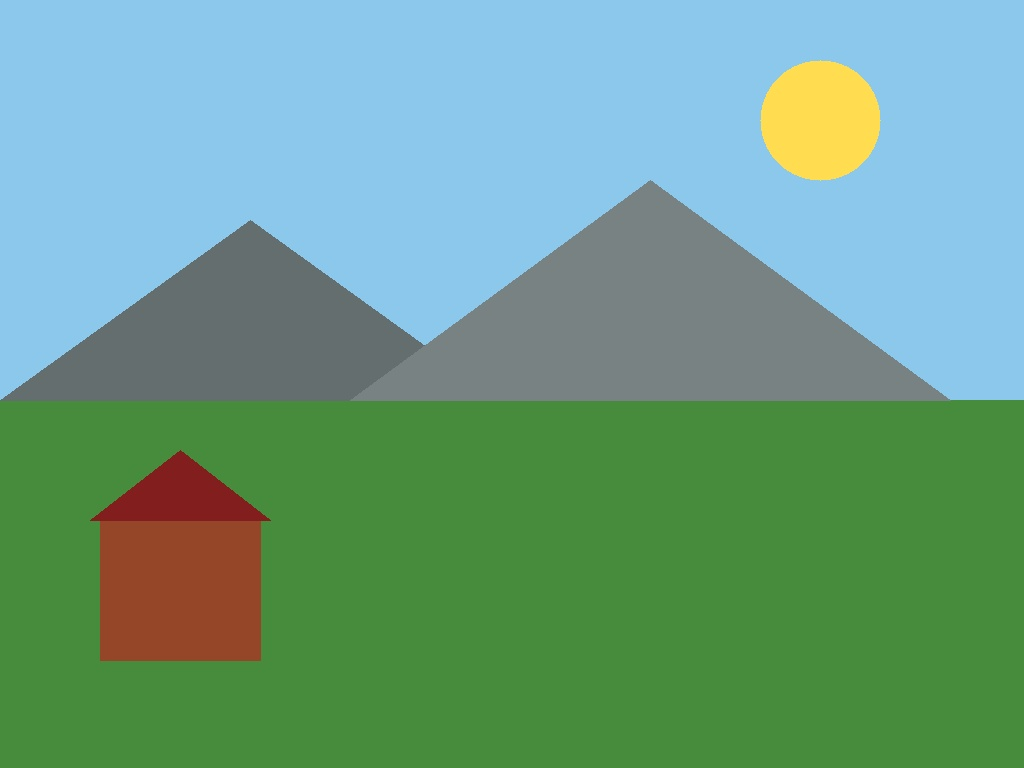
#> input picture day03/images/06_landscape.jpg, 1024 x 768 px
$ python step7.py
#> lines starting #> are read from the running program, lines starting #| are printed output that depends on the picture
import cv2
import numpy as np

def rotate_full(img, angle):
    H, W = img.shape[:2]
    cx, cy = W / 2, H / 2

    M = cv2.getRotationMatrix2D((cx, cy), angle, 1.0)

    cos = abs(M[0, 0])
    sin = abs(M[0, 1])

    new_w = int(H * sin + W * cos)
    new_h = int(H * cos + W * sin)

    M[0, 2] += new_w / 2 - cx
    M[1, 2] += new_h / 2 - cy

    return cv2.warpAffine(img, M, (new_w, new_h))

# Part A: shapes
land = cv2.imread("images/06_landscape.jpg")
#> land is the input picture: shape (768, 1024, 3); mean B, G, R 133.4, 158, 107.6
print("original shape:", land.shape)
#| original shape: (768, 1024, 3)
for a in (90, 45, 30):
    print("angle", a, "->", rotate_full(land, a).shape)

# Part B: is anything lost? Count the white pixels of a white 200 x 100 rectangle
white = np.full((100, 200, 3), 255, dtype=np.uint8)
print("original white pixels:", 100 * 200)

H, W = white.shape[:2]
M = cv2.getRotationMatrix2D((W / 2, H / 2), 45, 1.0)
naive = cv2.warpAffine(white, M, (W, H))
full = rotate_full(white, 45)

print("naive rotation  :", int((naive[:, :, 0] > 127).sum()))
print("full-canvas one :", int((full[:, :, 0] > 127).sum()))

cv2.imshow("naive 45", naive)
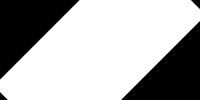
#> window 'naive 45': shape (100, 200, 3); min 0, max 255, mean 173.9
cv2.imshow("full 45", full)
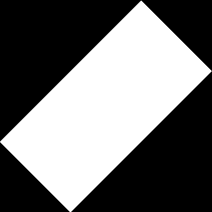
#> window 'full 45': shape (212, 212, 3); min 0, max 255, mean 113.5
cv2.imshow("landscape full 45", rotate_full(land, 45))
#> in rotate_full (call 5), `return cv2.warpAffine(img, M, (new_w, new_h))`:
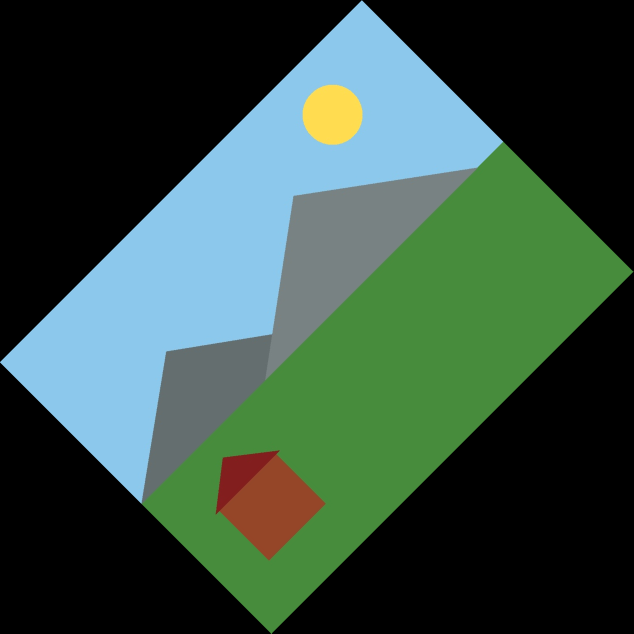
#> returned value: shape (1267, 1267, 3) (shown at 1/2 size); mean of channels 0, 1, 2 65.3, 77.4, 52.7; drawn as B, G, R
cv2.waitKey(0)
cv2.destroyAllWindows()
